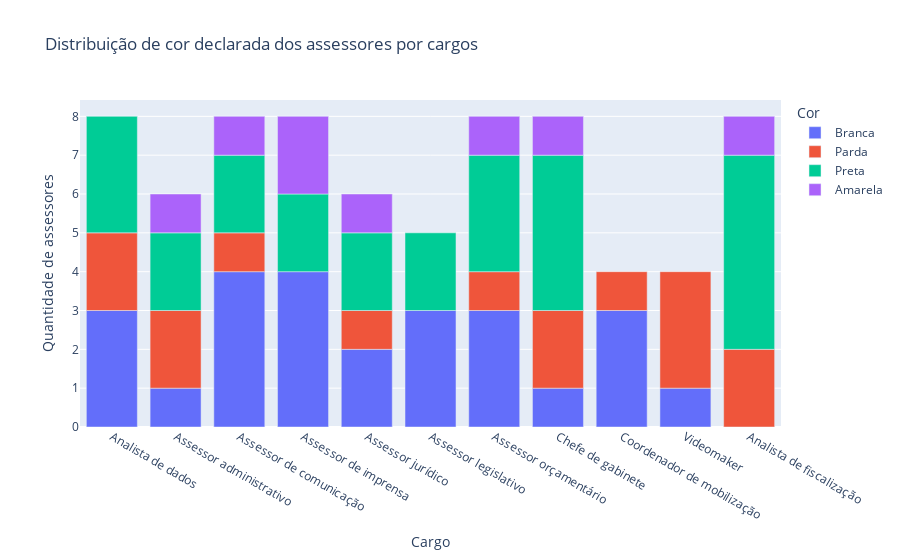

Notebook source saved alongside this figure:
### Code cell
fig = px.bar(df_grp_intra, x="Cargo ", y="Quantidade de assessores", color="Cor", title="Distribuição de cor declarada dos assessores por cargos")
fig.show()

### Figure 1 — Plotly figure (JSON) as saved in the notebook; plotly's stock layout.template omitted (floating-point values rounded to 4 significant figures)
{"data": [{"alignmentgroup": "True", "hovertemplate": "Cor=Branca<br>Cargo =%{x}<br>Quantidade de assessores=%{y}<extra></extra>", "legendgroup": "Branca", "marker": {"color": "#636efa", "pattern": {"shape": ""}}, "name": "Branca", "offsetgroup": "Branca", "orientation": "v", "showlegend": true, "textposition": "auto", "type": "bar", "x": ["Analista de dados", "Assessor administrativo ", "Assessor de comunicação", "Assessor de imprensa", "Assessor jurídico", "Assessor legislativo ", "Assessor orçamentário", "Chefe de gabinete ", "Coordenador de mobilização", "Videomaker"], "xaxis": "x", "y": [3, 1, 4, 4, 2, 3, 3, 1, 3, 1], "yaxis": "y"}, {"alignmentgroup": "True", "hovertemplate": "Cor=Parda<br>Cargo =%{x}<br>Quantidade de assessores=%{y}<extra></extra>", "legendgroup": "Parda", "marker": {"color": "#EF553B", "pattern": {"shape": ""}}, "name": "Parda", "offsetgroup": "Parda", "orientation": "v", "showlegend": true, "textposition": "auto", "type": "bar", "x": ["Analista de dados", "Analista de fiscalização", "Assessor administrativo ", "Assessor de comunicação", "Assessor jurídico", "Assessor orçamentário", "Chefe de gabinete ", "Coordenador de mobilização", "Videomaker"], "xaxis": "x", "y": [2, 2, 2, 1, 1, 1, 2, 1, 3], "yaxis": "y"}, {"alignmentgroup": "True", "hovertemplate": "Cor=Preta<br>Cargo =%{x}<br>Quantidade de assessores=%{y}<extra></extra>", "legendgroup": "Preta", "marker": {"color": "#00cc96", "pattern": {"shape": ""}}, "name": "Preta", "offsetgroup": "Preta", "orientation": "v", "showlegend": true, "textposition": "auto", "type": "bar", "x": ["Analista de dados", "Analista de fiscalização", "Assessor administrativo ", "Assessor de comunicação", "Assessor de imprensa", "Assessor jurídico", "Assessor legislativo ", "Assessor orçamentário", "Chefe de gabinete "], "xaxis": "x", "y": [3, 5, 2, 2, 2, 2, 2, 3, 4], "yaxis": "y"}, {"alignmentgroup": "True", "hovertemplate": "Cor=Amarela<br>Cargo =%{x}<br>Quantidade de assessores=%{y}<extra></extra>", "legendgroup": "Amarela", "marker": {"color": "#ab63fa", "pattern": {"shape": ""}}, "name": "Amarela", "offsetgroup": "Amarela", "orientation": "v", "showlegend": true, "textposition": "auto", "type": "bar", "x": ["Analista de fiscalização", "Assessor administrativo ", "Assessor de comunicação", "Assessor de imprensa", "Assessor jurídico", "Assessor orçamentário", "Chefe de gabinete "], "xaxis": "x", "y": [1, 1, 1, 2, 1, 1, 1], "yaxis": "y"}], "layout": {"barmode": "relative", "legend": {"title": {"text": "Cor"}, "tracegroupgap": 0}, "title": {"text": "Distribuição de cor declarada dos assessores por cargos"}, "xaxis": {"anchor": "y", "domain": [0, 1], "title": {"text": "Cargo "}}, "yaxis": {"anchor": "x", "domain": [0, 1], "title": {"text": "Quantidade de assessores"}}}}
